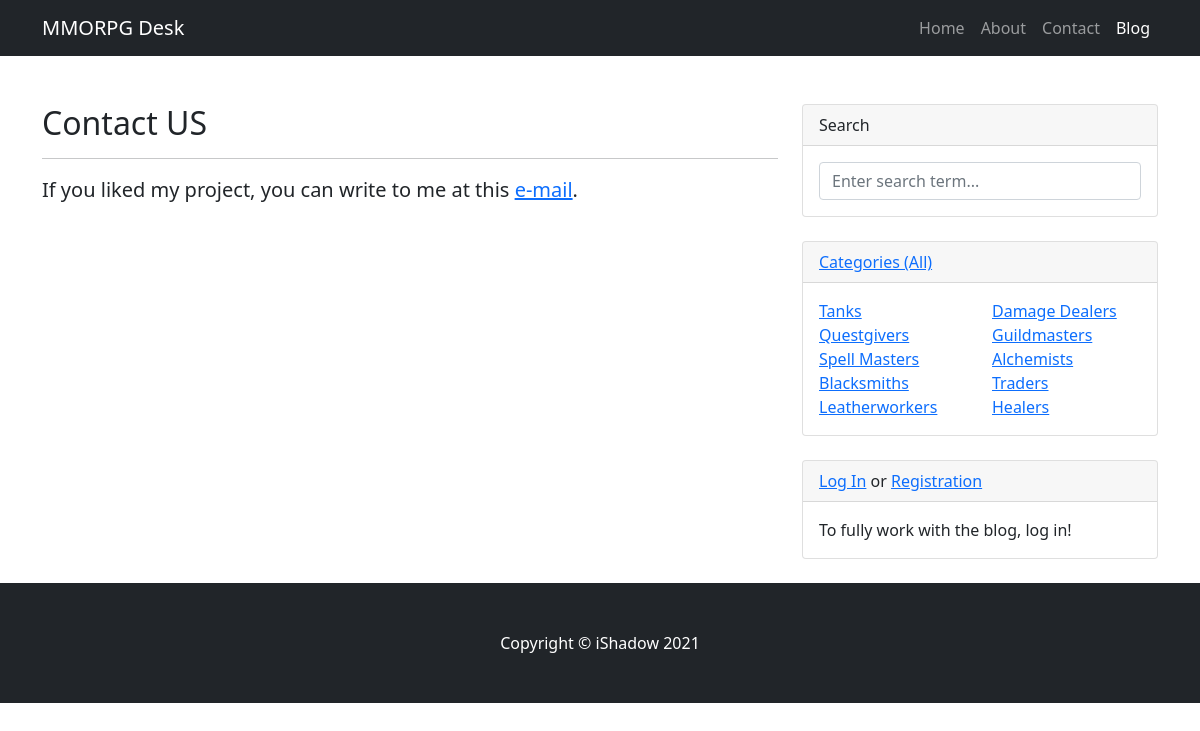
/contacts/, run on the app's committed database.
### BB/models.py (models this page shows, shortened)
class Category(models.Model):
    name = models.CharField(max_length=255, unique=True)

### BB/views.py (the view)
# urls.py: path('contacts/', ContactsPageView.as_view(), name='contacts'),
class ContactsPageView(TemplateView):
    template_name = "flatpages/contacts.html"
    def get_context_data(self, **kwargs):
        context = super().get_context_data(**kwargs)
        context['post_count'] = len(Post.objects.all())
        i = 0
        list_fh = []
        list_sh = []
        for cat in Category.objects.all():
            i += 1
            if i <= len(Category.objects.all()) / 2:
                list_fh.append(cat)
            else:
                list_sh.append(cat)
        context['categories'] = Category.objects.all()
        context['cat_fh'] = list_fh
        context['cat_sh'] = list_sh
        return context

### templates/flatpages/contacts.html (shortened to what this page needs)
{% extends 'flatpages/default.html' %}
{% load static %}
{% block content %}
    <h2>Contact US</h2>
    <hr>
    <p class="fs-5 mb-4">
    If you liked my project, you can write to me at this <a href="mailto:ilya.dianburgskiy@yandex.ru">e-mail</a>.
    </p>
{% endblock content %}
{% block cat-widget %}
    {% if cat_fh or cat_sh %}
        <div class="col-sm-6">
            <ul class="list-unstyled mb-0">
                {% for category in cat_fh %}
                    <li><a href="{% url 'category_detail' category.id %}">{{ category.name }}</a></li>
                {% endfor %}
            </ul>
        </div>
        <div class="col-sm-6">
            <ul class="list-unstyled mb-0">
                {% for category in cat_sh %}
                    <li><a href="{% url 'category_detail' category.id %}">{{ category.name }}</a></li>
                {% endfor %}
            </ul>
        </div>
    {% else %}
        <h4>Categories not found</h4>
    {% endif %}
{% endblock cat-widget %}

### data on the page
Category: name "Tanks"
Category: name "Questgivers"
Category: name "Spell Masters"
Category: name "Blacksmiths"
Category: name "Leatherworkers"
Category: name "Damage Dealers"
Category: name "Guildmasters"
Category: name "Alchemists"
Category: name "Traders"
Category: name "Healers"
